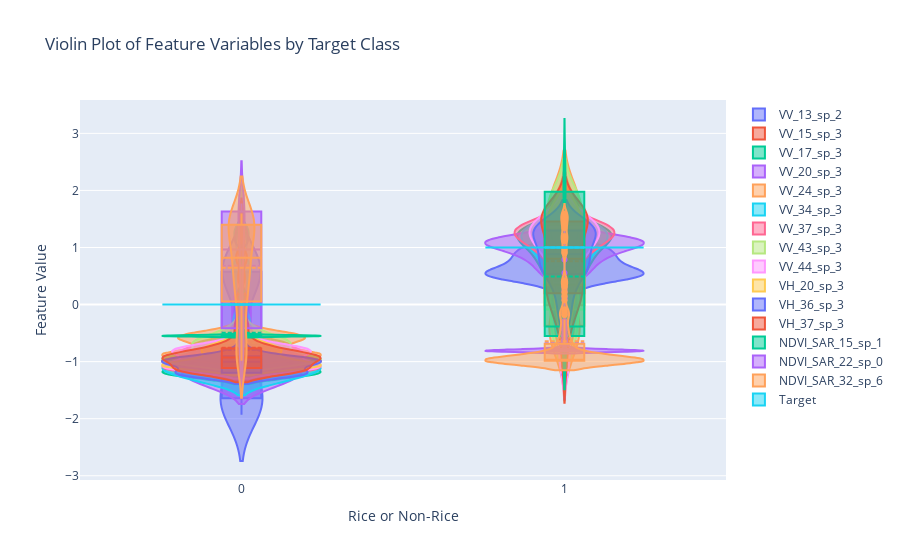

Source (notebook cell):
### Code cell
import plotly.graph_objects as go

def make_violinplot(X_train,y_train,sel_feats):
    traces = []
    df = pd.DataFrame(X_train,columns=sel_feats)
    df['Target'] = y_train

    for feature_name, feature_values in df.items():
        trace = go.Violin(y=feature_values, x=y_train, name=feature_name, box_visible=True, meanline_visible=True)
        traces.append(trace)

    fig = go.Figure(data=traces)
    fig.update_layout(title='Violin Plot of Feature Variables by Target Class', yaxis_title='Feature Value', xaxis_title='Rice or Non-Rice')
    fig.show()
    return fig

make_violinplot(X_train,y_train,sel_feats)

### Figure 1 — Plotly figure (JSON) as saved in the notebook; plotly's stock layout.template omitted (floating-point values rounded to 4 significant figures; data arrays with more than 128 entries replaced by an {"elided": "..."} marker saying what was removed)
{"data": [{"box": {"visible": true}, "meanline": {"visible": true}, "name": "VV_13_sp_2", "type": "violin", "x": {"elided": "330 int values"}, "y": {"elided": "330 float values"}}, {"box": {"visible": true}, "meanline": {"visible": true}, "name": "VV_15_sp_3", "type": "violin", "x": {"elided": "330 int values"}, "y": {"elided": "330 float values"}}, {"box": {"visible": true}, "meanline": {"visible": true}, "name": "VV_17_sp_3", "type": "violin", "x": {"elided": "330 int values"}, "y": {"elided": "330 float values"}}, {"box": {"visible": true}, "meanline": {"visible": true}, "name": "VV_20_sp_3", "type": "violin", "x": {"elided": "330 int values"}, "y": {"elided": "330 float values"}}, {"box": {"visible": true}, "meanline": {"visible": true}, "name": "VV_24_sp_3", "type": "violin", "x": {"elided": "330 int values"}, "y": {"elided": "330 float values"}}, {"box": {"visible": true}, "meanline": {"visible": true}, "name": "VV_34_sp_3", "type": "violin", "x": {"elided": "330 int values"}, "y": {"elided": "330 float values"}}, {"box": {"visible": true}, "meanline": {"visible": true}, "name": "VV_37_sp_3", "type": "violin", "x": {"elided": "330 int values"}, "y": {"elided": "330 float values"}}, {"box": {"visible": true}, "meanline": {"visible": true}, "name": "VV_43_sp_3", "type": "violin", "x": {"elided": "330 int values"}, "y": {"elided": "330 float values"}}, {"box": {"visible": true}, "meanline": {"visible": true}, "name": "VV_44_sp_3", "type": "violin", "x": {"elided": "330 int values"}, "y": {"elided": "330 float values"}}, {"box": {"visible": true}, "meanline": {"visible": true}, "name": "VH_20_sp_3", "type": "violin", "x": {"elided": "330 int values"}, "y": {"elided": "330 float values"}}, {"box": {"visible": true}, "meanline": {"visible": true}, "name": "VH_36_sp_3", "type": "violin", "x": {"elided": "330 int values"}, "y": {"elided": "330 float values"}}, {"box": {"visible": true}, "meanline": {"visible": true}, "name": "VH_37_sp_3", "type": "violin", "x": {"elided": "330 int values"}, "y": {"elided": "330 float values"}}, {"box": {"visible": true}, "meanline": {"visible": true}, "name": "NDVI_SAR_15_sp_1", "type": "violin", "x": {"elided": "330 int values"}, "y": {"elided": "330 float values"}}, {"box": {"visible": true}, "meanline": {"visible": true}, "name": "NDVI_SAR_22_sp_0", "type": "violin", "x": {"elided": "330 int values"}, "y": {"elided": "330 float values"}}, {"box": {"visible": true}, "meanline": {"visible": true}, "name": "NDVI_SAR_32_sp_6", "type": "violin", "x": {"elided": "330 int values"}, "y": {"elided": "330 float values"}}, {"box": {"visible": true}, "meanline": {"visible": true}, "name": "Target", "type": "violin", "x": {"elided": "330 int values"}, "y": {"elided": "330 int values"}}], "layout": {"title": {"text": "Violin Plot of Feature Variables by Target Class"}, "xaxis": {"title": {"text": "Rice or Non-Rice"}}, "yaxis": {"title": {"text": "Feature Value"}}}}
